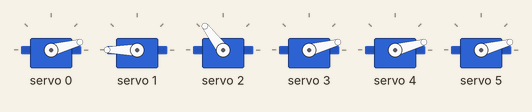
A sketch run on a simulated Arduino Uno, built with avr-gcc and run on an emulated ATmega328P. Shown: 6 × servo.

Above: at 0.05 s.
At 2.0 s:
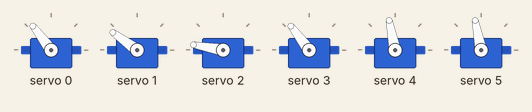
Timing chart, 0 to 4.6 s (numbered marks = the images above):
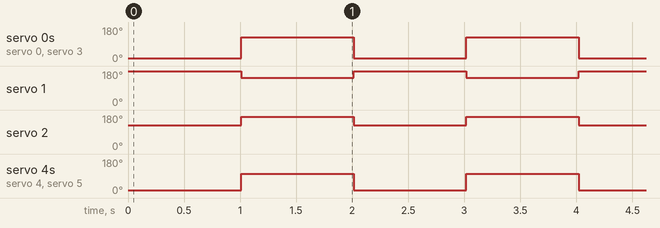

The sketch:

SERVOSPWM.ino
```cpp
#include <Adafruit_BusIO_Register.h>
#include <Adafruit_I2CDevice.h>
#include <Adafruit_I2CRegister.h>
#include <Adafruit_SPIDevice.h>
#include <Adafruit_PWMServoDriver.h>


Adafruit_PWMServoDriver servos = Adafruit_PWMServoDriver(0x40);

unsigned int pos0=172; // ancho de pulso en cuentas para pocicion 0°
unsigned int pos180=565; // ancho de pulso en cuentas para la pocicion 180°

void setup() {
  servos.begin();
  servos.setPWMFreq(60); //Frecuecia PWM de 60Hz o T=16,66ms
}

void setServo(uint8_t n_servo, int angulo) {
  int duty;
  duty=map(angulo,0,180,pos0, pos180);
  servos.setPWM(n_servo, 0, duty);
}

void loop() {

    setServo(0,0);
    setServo(1,220);
    setServo(2,130);
    setServo(3,0);
    setServo(4,0);
    setServo(5,0);
    delay(1000);

    setServo(0,130);
    setServo(1,150);
    setServo(2,180);
    setServo(3,130);
    setServo(4,100);
    setServo(5,100);
    delay(1000);


}
```

Measured:
- by itself, servo 0, servo 3: alternates 127° for 1.0 s and 15° for 1.0 s
- by itself, servo 1: alternates 180° for 1.0 s and 144° for 1.0 s
- by itself, servo 2: alternates 170° for 1.0 s and 127° for 1.0 s
- by itself, servo 4, servo 5: alternates 101° for 1.0 s and 15° for 1.0 s
